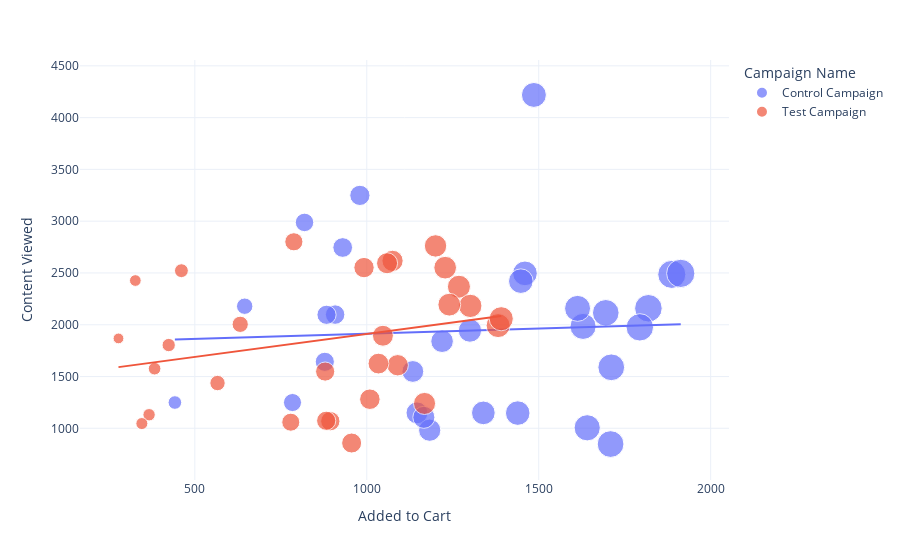

Write notebook code for a chart like this one.
### Markdown cell above
#### Graph 6: Content Viewed vs Added to Cart

### Code cell
figure = px.scatter(data_frame = ab_data, 
                    x="Added to Cart",
                    y="Content Viewed", 
                    size="Added to Cart", 
                    color= "Campaign Name", 
                    trendline="ols")
figure.show()

### Figure 1 — Plotly figure (JSON) as saved in the notebook; plotly's stock layout.template omitted (floating-point values rounded to 4 significant figures)
{"data": [{"hovertemplate": "Campaign Name=Control Campaign<br>Added to Cart=%{marker.size}<br>Content Viewed=%{y}<extra></extra>", "legendgroup": "Control Campaign", "marker": {"color": "#636efa", "size": [1819, 1629, 1887, 1439, 1794, 1339, 1641, 1613, 878, 1695, 908, 1219, 1709, 1460, 819, 1913, 1146, 883, 1448, 980, 1711, 1486, 1134, 442, 1183, 1300, 784, 1166, 930, 645], "sizemode": "area", "sizeref": 4.782, "symbol": "circle"}, "mode": "markers", "name": "Control Campaign", "orientation": "v", "showlegend": true, "type": "scatter", "x": [1819, 1629, 1887, 1439, 1794, 1339, 1641, 1613, 878, 1695, 908, 1219, 1709, 1460, 819, 1913, 1146, 883, 1448, 980, 1711, 1486, 1134, 442, 1183, 1300, 784, 1166, 930, 645], "xaxis": "x", "y": [2159, 1984, 2486, 1147, 1975, 1149, 1005, 2158, 1642, 2115, 2098, 1841, 848, 2496, 2988, 2496, 1149, 2096, 2421, 3249, 1589, 4219, 1549, 1249, 982, 1944.0, 1249, 1106, 2746, 2179], "yaxis": "y"}, {"hovertemplate": "<b>OLS trendline</b><br>Content Viewed = 0.100333 * Added to Cart + 1813.36<br>R<sup>2</sup>=0.002764<br><br>Campaign Name=Control Campaign<br>Added to Cart=%{x}<br>Content Viewed=%{y} <b>(trend)</b><extra></extra>", "legendgroup": "Control Campaign", "marker": {"color": "#636efa", "symbol": "circle"}, "mode": "lines", "name": "Control Campaign", "showlegend": false, "type": "scatter", "x": [442, 645, 784, 819, 878, 883, 908, 930, 980, 1134, 1146, 1166, 1183, 1219, 1300, 1339, 1439, 1448, 1460, 1486, 1613, 1629, 1641, 1695, 1709, 1711, 1794, 1819, 1887, 1913], "xaxis": "x", "y": [1858.0, 1878.0, 1892.0, 1896.0, 1901.0, 1902.0, 1904.0, 1907.0, 1912.0, 1927.0, 1928.0, 1930.0, 1932.0, 1936.0, 1944.0, 1948.0, 1958.0, 1959.0, 1960.0, 1962.0, 1975.0, 1977.0, 1978.0, 1983.0, 1985.0, 1985.0, 1993.0, 1996.0, 2003.0, 2005.0], "yaxis": "y"}, {"hovertemplate": "Campaign Name=Test Campaign<br>Added to Cart=%{marker.size}<br>Content Viewed=%{y}<extra></extra>", "legendgroup": "Test Campaign", "marker": {"color": "#EF553B", "size": [894, 424, 1075, 1382, 1391, 779, 1090, 1059, 383, 461, 788, 879, 1047, 278, 367, 632, 327, 1228, 346, 992, 1009, 1168, 1268, 1034, 566, 956, 882, 1301, 1240, 1200], "sizemode": "area", "sizeref": 4.782, "symbol": "circle"}, "mode": "markers", "name": "Test Campaign", "orientation": "v", "showlegend": true, "type": "scatter", "x": [894, 424, 1075, 1382, 1391, 779, 1090, 1059, 383, 461, 788, 879, 1047, 278, 367, 632, 327, 1228, 346, 992, 1009, 1168, 1268, 1034, 566, 956, 882, 1301, 1240, 1200], "xaxis": "x", "y": [1069, 1804, 2617, 1992, 2058, 1059, 1609, 2594, 1576, 2522, 2801, 1548, 1894, 1868, 1131, 2004, 2427, 2551, 1046, 2552, 1281, 1240, 2367, 1625, 1437, 858, 1073, 2182, 2194, 2761], "yaxis": "y"}, {"hovertemplate": "<b>OLS trendline</b><br>Content Viewed = 0.442802 * Added to Cart + 1467.66<br>R<sup>2</sup>=0.066319<br><br>Campaign Name=Test Campaign<br>Added to Cart=%{x}<br>Content Viewed=%{y} <b>(trend)</b><extra></extra>", "legendgroup": "Test Campaign", "marker": {"color": "#EF553B", "symbol": "circle"}, "mode": "lines", "name": "Test Campaign", "showlegend": false, "type": "scatter", "x": [278, 327, 346, 367, 383, 424, 461, 566, 632, 779, 788, 879, 882, 894, 956, 992, 1009, 1034, 1047, 1059, 1075, 1090, 1168, 1200, 1228, 1240, 1268, 1301, 1382, 1391], "xaxis": "x", "y": [1591.0, 1612.0, 1621.0, 1630.0, 1637.0, 1655.0, 1672.0, 1718.0, 1748.0, 1813.0, 1817.0, 1857.0, 1858.0, 1864.0, 1891.0, 1907.0, 1914.0, 1926.0, 1931.0, 1937.0, 1944.0, 1950.0, 1985.0, 1999.0, 2011.0, 2017.0, 2029.0, 2044.0, 2080.0, 2084.0], "yaxis": "y"}], "layout": {"legend": {"itemsizing": "constant", "title": {"text": "Campaign Name"}, "tracegroupgap": 0}, "margin": {"t": 60}, "xaxis": {"anchor": "y", "domain": [0, 1], "title": {"text": "Added to Cart"}}, "yaxis": {"anchor": "x", "domain": [0, 1], "title": {"text": "Content Viewed"}}}}
